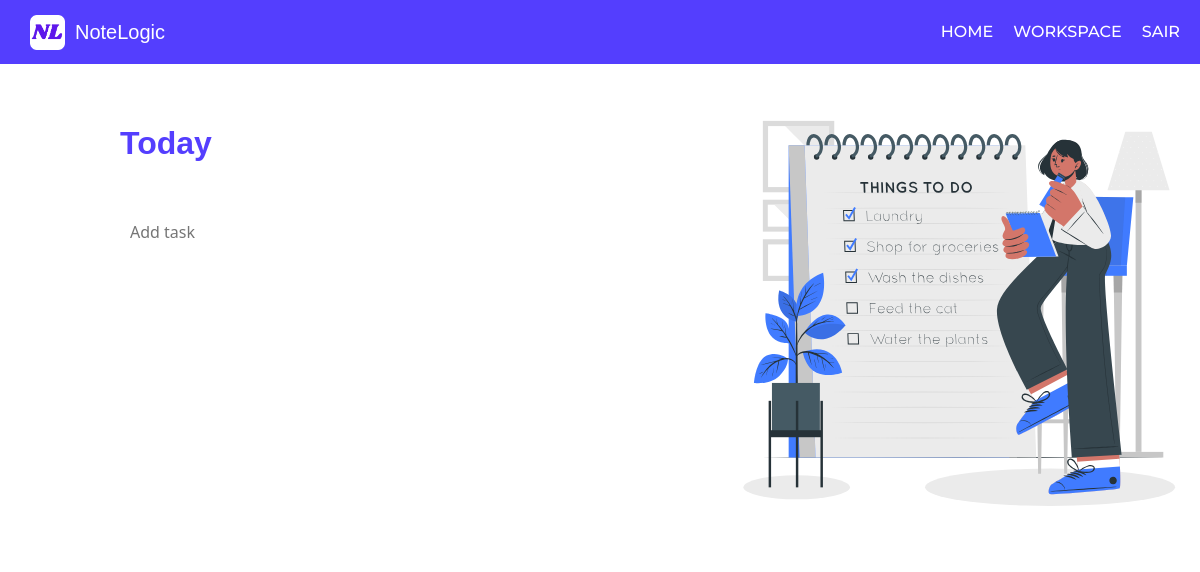
The app's page / (signed in), older data.
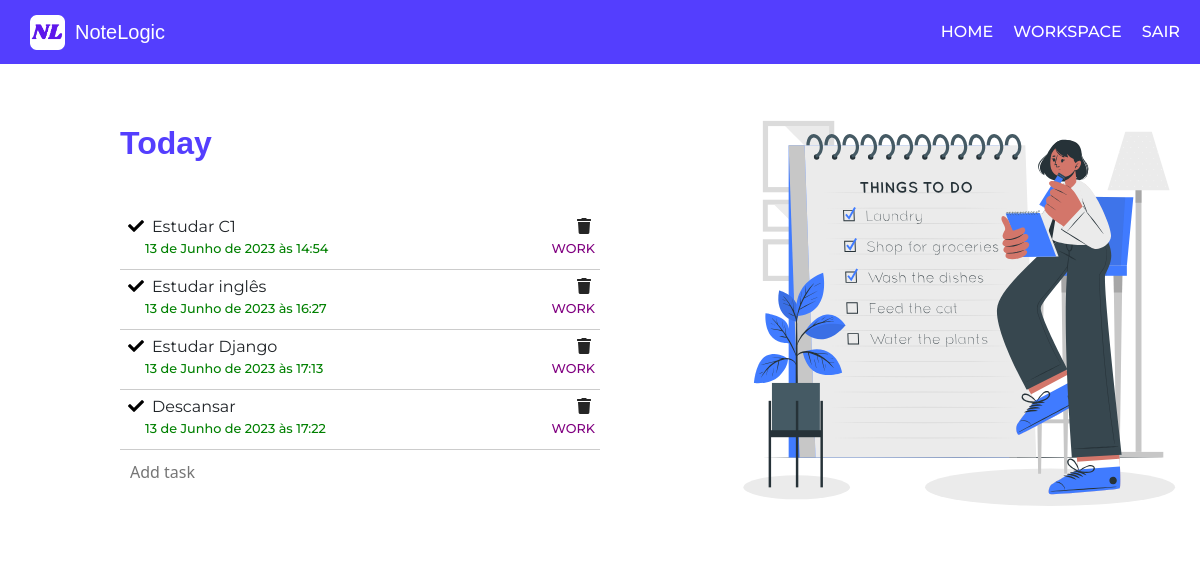
The same page, newer data.
### plataforma/models.py (models this page shows)
class Task(models.Model):
    username = models.ForeignKey(User, on_delete=models.CASCADE)
    task = models.CharField(max_length=60)
    data = models.DateTimeField(default=datetime.now, blank=True)
    done = models.BooleanField(default=False)

### plataforma/views.py (the view)
# urls.py: path('', include('plataforma.urls'))
@login_required(login_url='logar')
def plataforma(request):
    username = request.user
    task = Task.objects.filter(username=username).order_by('id')
    context = {"task": task, 'logado': True, 'username': username}
    return render(request, 'plataforma.html', context)

### plataforma/templates/plataforma.html (shortened to what this page needs)
{% extends 'base.html' %}
{% load static %}
{% block conteudo %}
<header class="cabecalho-plataforma">
    <div class="logo-procurar">
        <a href=""><img src="{% static 'logo.png' %}" alt="logo imagem" class="cabecalho-logo"> </a>
        <a href="">Note<span>Logic</span></a>
    </div>
    <nav>
        <ul class="nav">
            <li class="active"><a href="" data-toggle="tab">HOME</a></li>
            <li><a href="" data-toggle="tab">WORKSPACE</a></li>
            <li><a href="{% url 'logout_view' %}" data-toggle="tab">SAIR</a></li>
        </ul>
    </nav>
</header>
<main class="plataforma-container">
    <div class="container-todo">
        <h2 class="todo-titulo">Today</h2>
        {% for task in task %}
        <div class="task">
            <div class="check-and-text">
                {% if task.done == False %}
                <div class="d-flex">
                    <form action="{% url 'done_task' %}" method="post">{% csrf_token %}
                        <button type="submit" class="botao-done"><i class="fa fa-check"></i></button>
                    </form>
                    <label for="check" >{{task.task}}</label>
                </div>
                {% endif %}
                <form action="{% url 'delete_task' %}" method="post">{% csrf_token %}
                    <button type="submit" class="botao-delete"><span class="item"><i class="fa fa-trash"></i></span></button>
                </form>
            </div>
            <div class="date-and-type">
                <div>
                    <p class="date">{{task.data}}</p>
                </div>
                <div class="type">
                    WORK
                </div>
            </div>
        </div>
        {% endfor %}
        <div class="container-add-task">
            <form action="{% url 'add_task' %}" method="post" class="form-add"> {% csrf_token %}
                <input type="text" name="task" id="add-task" placeholder="Add task">
            </form>
        </div>
    </div>
    <div class="plataforma-container-img">
        <img src="{% static 'to-do-list.svg' %}" alt="to-do-list imagem">
    </div>
</main>
{% endblock %}

### plataforma/templates/base.html (shortened to what this page needs)
{% load static %}
<!doctype html>
<html lang="pt-BR">
  <head>
    <link href="https://cdn.jsdelivr.net/npm/bootstrap@5.0.2/dist/css/bootstrap.min.css" rel="stylesheet">
    <link rel="stylesheet" href="{% static 'style.css' %}">
    <link rel="stylesheet" href="https://use.fontawesome.com/releases/v5.6.1/css/all.css">
  </head>
  <body>
{% block conteudo %}{% endblock %}
</body>
</html>

### plataforma/static/style.css (style rules this page uses)
* { padding: 0; margin: 0; box-sizing: border-box; text-decoration: none; }
a { color: inherit; text-decoration: none; cursor: pointer; }
body { display: flex; flex-wrap: wrap; height: 100vh; width: 100vw; overflow: hidden; }
.d-flex { display: flex !important; gap: 5px; }
.cabecalho-plataforma { height: 8vh; width: 100vw; display: flex; background: #543EFE; align-items: center; justify-content: space-between; }
.logo-procurar { display: flex; align-items: center; gap: 10px; }
.logo-procurar a { font-family: 'Anton', sans-serif; color: white; font-weight: 500; font-size: 20px; }
.cabecalho-logo { margin-left: 30px !important; width: 35px; height: 35px; }
.nav { display: flex; flex-wrap: wrap; align-items: center; justify-content: center; gap: 20px; font-family: 'Montserrat', sans-serif; padding-right: 20px; color: white; font-weight: 500; }
.plataforma-container { display: flex; width: 100vw; height: 92vh; }
.container-todo { display: flex; flex-direction: column; align-items: left; width: 60vw; height: 100%; padding-left: 10vw; }
.todo-titulo { font-family: 'Anton', sans-serif; font-size: 2rem; font-weight: 600; color: #543EFE; padding-top: 60px; padding-bottom: 40px; }
.task { width: 80%; padding: 5px; display: flex; flex-direction: column; border-bottom: 1px solid #ccc; font-family: 'Montserrat', sans-serif; }
.check-and-text { display: flex; align-items: center; justify-content: left; gap: 8px; justify-content: space-between; }
.date-and-type { height: 25px; display: flex; justify-content: space-between; }
.botao-delete { background-color: white; width: 22px; height: 22px; border: none; color: #252525; }
.botao-done, .botao-undone { background-color: white; width: 22px; height: 22px; border: none; }
.botao-done { color: black; }
.date { color: green; font-size: .8rem; padding-left: 20px; font-weight: 500; }
.type { color: purple; font-size: .8rem; padding-left: 20px; font-weight: 500; }
.container-add-task { display: flex; width: 80%; }
.form-add { width: 100%; }
#add-task { width: 100%; border: none; padding: 10px; outline: none; }
.plataforma-container-img { width: 40vw; height: 100%; }

Row changes from the older to the newer data that the page shows:
added Task: task "Estudar C1", data "13 de Junho de 2023 às 14:54"
added Task: task "Estudar inglês", data "13 de Junho de 2023 às 16:27"
added Task: task "Estudar Django", data "13 de Junho de 2023 às 17:13"
added Task: task "Descansar", data "13 de Junho de 2023 às 17:22"
